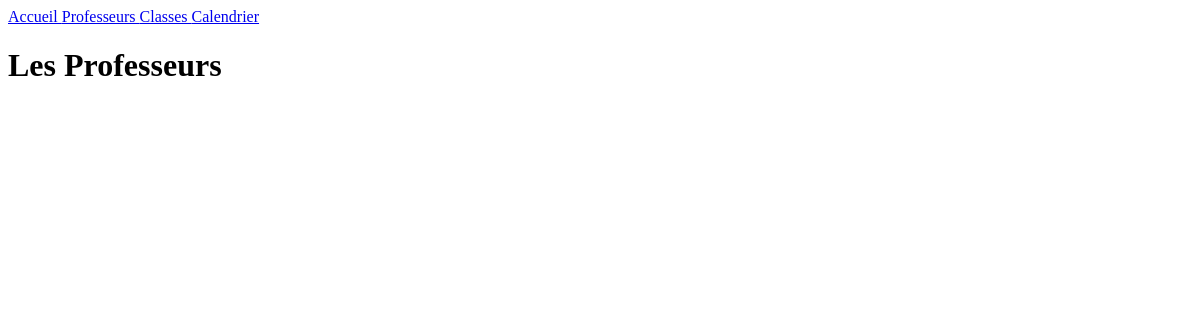
/Prof/, run on an earlier commit of the app's database.
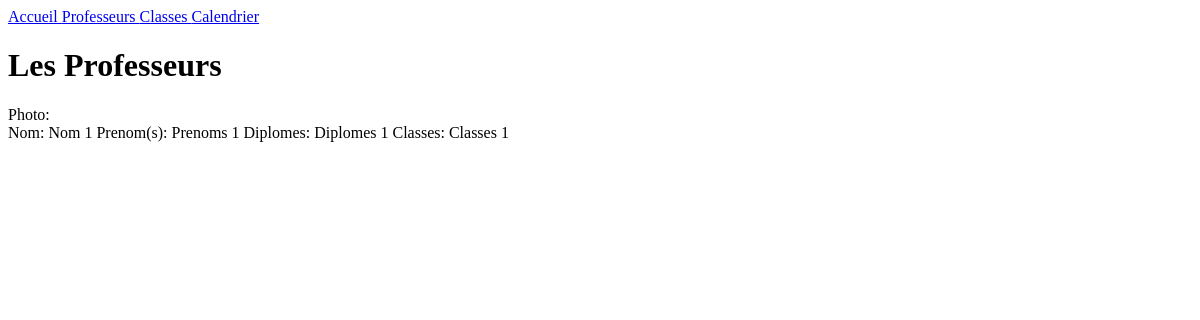
And on a later commit of the database.
### Professeurs/models.py (models this page shows, shortened)
class Prof(models.Model):
    Nom = models.CharField(max_length= 255)
    Prenoms = models.CharField(max_length= 255)
    Diplomes = models.TextField()
    Classes = models.CharField(max_length= 255,blank=True)
    Photo = models.ImageField(upload_to="Prof", blank=True, null=True)

### Professeurs/views.py (the view)
# urls.py: path('',Prof_list, name="Prof"),
def Prof_list(request):
    Profs = Prof.objects.all()
    return render(request, 'Prof.html', context={'Profs':Profs} )

### Professeurs/templates/Prof.html
{% extends 'base.html' %}
{% block 'content' %}
    <h1>Les Professeurs</h1>
    {% for Prof in Profs %}
        Photo: <br>
        Nom: {{ Prof.Nom }}
        Prenom(s): {{ Prof.Prenoms }}
        Diplomes:  {{ Prof.Diplomes }}
        Classes: {{ Prof.Classes }}
    {% endfor %}
{% endblock %}

### templates/base.html (shortened to what this page needs)
<!DOCTYPE html>
<html lang="en">
<head>
</head>
<body>
    <header>
        <nav>
            <a href="{% url 'Home:home'  %}">
                Accueil
            </a>
            <a href="{% url 'Prof:Prof'  %}">
                Professeurs
            </a>
            <a href="{% url 'Classes:Classes'  %}">
                Classes
            </a>
            <a href="{% url 'Calendrier:Calendrier'  %}">
                Calendrier
            </a>
            </nav>
    </header>
    {% block 'content' %}
    {% endblock %}
</body>
</html>

What changed in the data, as far as the page shows it:
added Prof: Nom "Nom 1", Prenoms "Prenoms 1", Diplomes "Diplomes 1", Classes "Classes 1"
